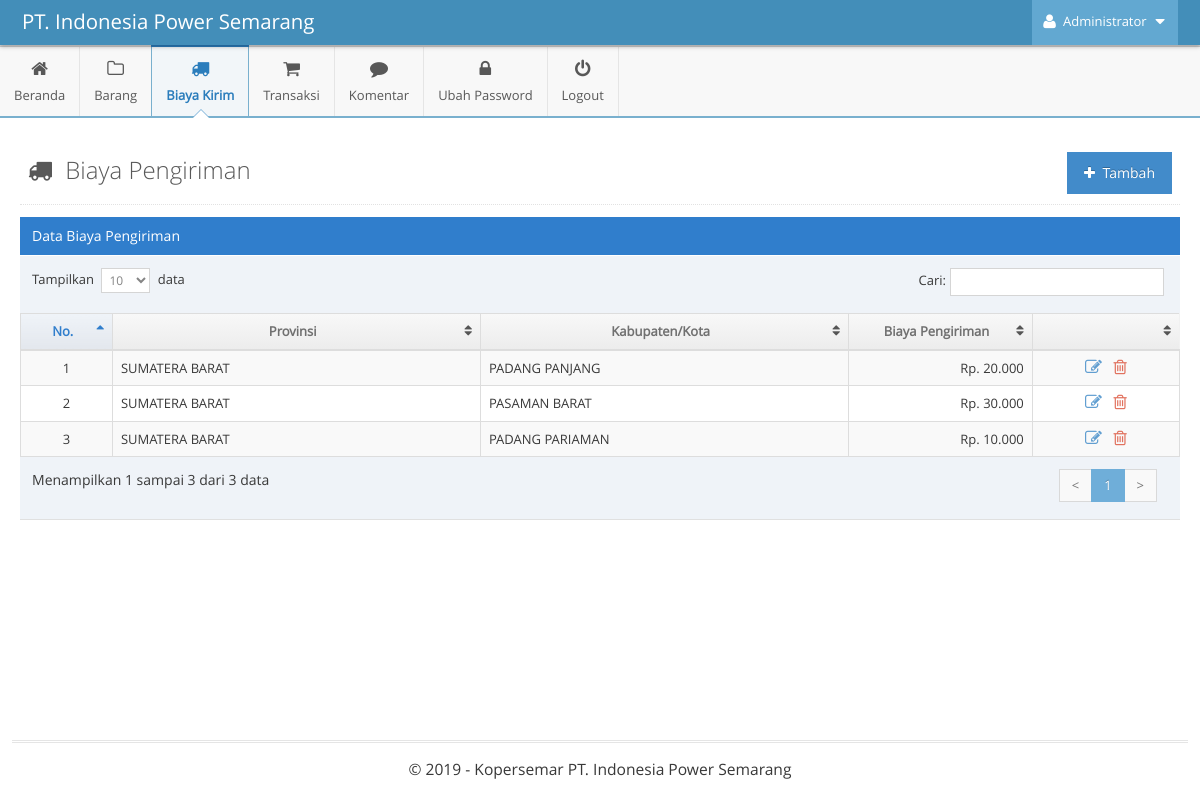
The page /admin/main.php?module=biaya_kirim (signed in) on the database as committed earlier.
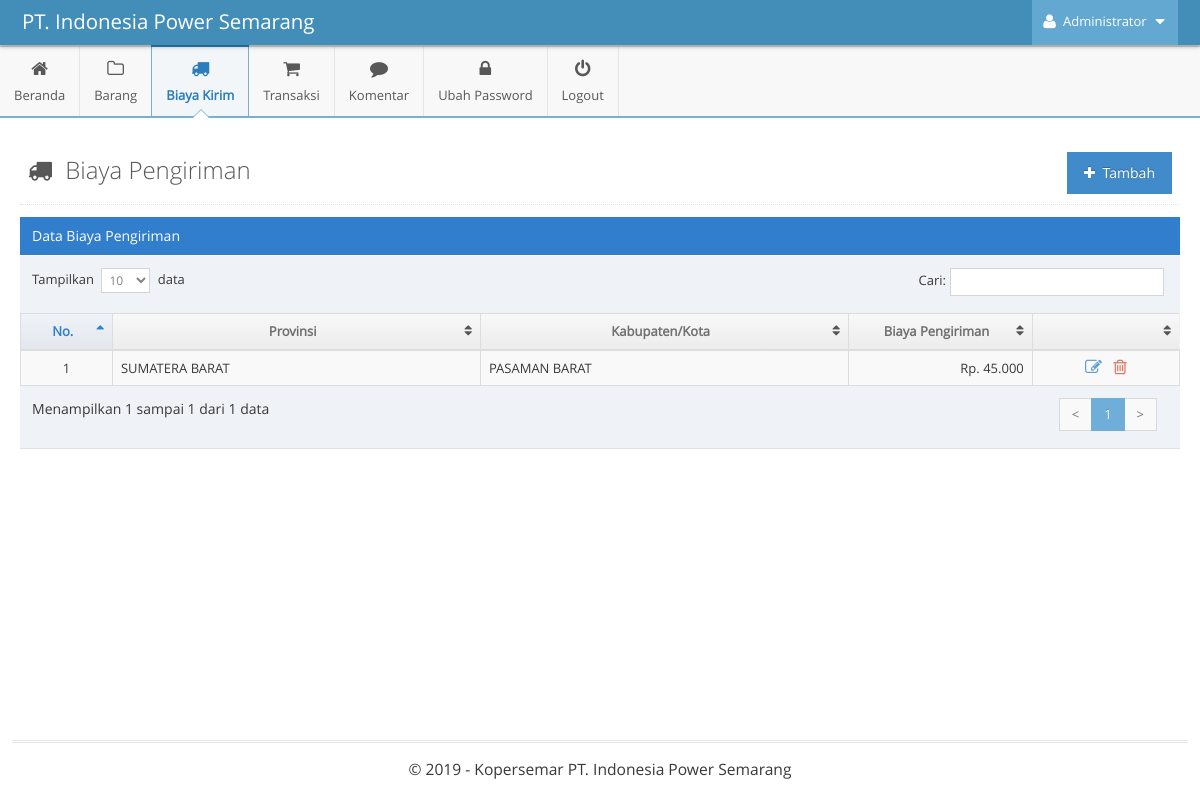
The same page on the database as committed later.
### tables this page shows
CREATE TABLE IF NOT EXISTS `tbl_biaya_kirim` (
  `id_biaya` int(11) NOT NULL,
  `provinsi` int(4) NOT NULL,
  `kabkota` int(2) NOT NULL,
  `biaya` int(11) NOT NULL
);

CREATE TABLE IF NOT EXISTS `tbl_provinsi` (
  `id_provinsi` int(2) NOT NULL,
  `nama_provinsi` varchar(40) NOT NULL
);

CREATE TABLE IF NOT EXISTS `tbl_kabkota` (
  `id_kabkota` int(4) NOT NULL,
  `nama_kabkota` varchar(50) NOT NULL,
  `id_provinsi` int(2) NOT NULL
);

### config/fungsi_rupiah.php (called while the page is built, shortened)
<?php
function format_rupiah_nol($angka){
  $rupiah=number_format($angka,0,',','.');
  return $rupiah;
}
?>

### admin/modules/biaya-kirim/view.php (the view, shortened to what this page needs)
<div class="page-content">
	<div class="page-header">
		<h1 style="color:#585858">
			<i style="margin-right:7px" class="ace-icon fa fa-truck"></i> Biaya Pengiriman
			<a href="?module=form_biaya_kirim&form=add">
                <button class="btn btn-primary pull-right">
					<i class="ace-icon fa fa-plus"></i> Tambah
				</button>
            </a>
		</h1>
	</div>
	<div class="row">
		<div class="col-xs-12">
			<div class="row">
				<div class="col-xs-12">
					<div class="table-header">
						Data Biaya Pengiriman
					</div>
					<div>
						<table id="dynamic-table" class="table table-striped table-bordered table-hover">
							<thead>
								<tr>
									<th>No.</th>
									<th>Provinsi</th>
									<th>Kabupaten/Kota</th>
									<th>Biaya Pengiriman</th>
									<th></th>
								</tr>
							</thead>
							<tbody>
							<?php
							$no = 1;
							$query = mysqli_query($mysqli, "SELECT * FROM tbl_biaya_kirim as a INNER JOIN tbl_provinsi as b INNER JOIN tbl_kabkota as c
															ON a.provinsi=b.id_provinsi AND a.kabkota=c.id_kabkota
															ORDER BY a.id_biaya DESC")
															or die('Ada kesalahan pada query tampil data biaya kirim: '.mysqli_error($mysqli));
                            while ($data = mysqli_fetch_assoc($query)) { ?>
                            	<tr>
									<td width="50" class="center"><?php echo $no; ?></td>
									<td width="200"><?php echo $data['nama_provinsi']; ?></td>
									<td width="200"><?php echo $data['nama_kabkota']; ?></td>
									<td width="100" align="right">Rp. <?php echo format_rupiah_nol($data['biaya']); ?></td>
									<td width="80" class="center">
										<div class="action-buttons">
											<a data-rel="tooltip" data-placement="top" title="Ubah" style="margin-right:5px" class="blue tooltip-info" href="?module=form_biaya_kirim&form=edit&id=<?php echo $data['id_biaya']; ?>">
												<i class="ace-icon fa fa-edit bigger-130"></i>
											</a>
											<a data-rel="tooltip" data-placement="top" title="Hapus" class="red tooltip-error" href="modules/biaya-kirim/proses.php?act=delete&id=<?php echo $data['id_biaya'];?>" onclick="return confirm('Anda yakin ingin menghapus biaya pengiriman?');">
												<i class="ace-icon fa fa-trash-o bigger-130"></i>
											</a>
										</div>
									</td>
								</tr>
							<?php
                            	$no++;
                            } ?>
							</tbody>
						</table>
					</div>
				</div>
			</div>
		</div>
	</div>
</div>

Rows that differ between the two databases and show on the page:
removed tbl_biaya_kirim: tbl_provinsi.nama_provinsi "SUMATERA BARAT", tbl_kabkota.nama_kabkota "PADANG PANJANG", biaya "20.000"
removed tbl_biaya_kirim: tbl_provinsi.nama_provinsi "SUMATERA BARAT", tbl_kabkota.nama_kabkota "PASAMAN BARAT", biaya "30.000"
removed tbl_biaya_kirim: tbl_provinsi.nama_provinsi "SUMATERA BARAT", tbl_kabkota.nama_kabkota "PADANG PARIAMAN", biaya "10.000"
added tbl_biaya_kirim: tbl_provinsi.nama_provinsi "SUMATERA BARAT", tbl_kabkota.nama_kabkota "PASAMAN BARAT", biaya "45.000"
Other text that changed with them:
text written by a page script: "Tampilkan data Cari: Menampilkan 1 sampai 3 dari 3 data < 1 >" → "Tampilkan data Cari: Menampilkan 1 sampai 1 dari 1 data < 1 >"
